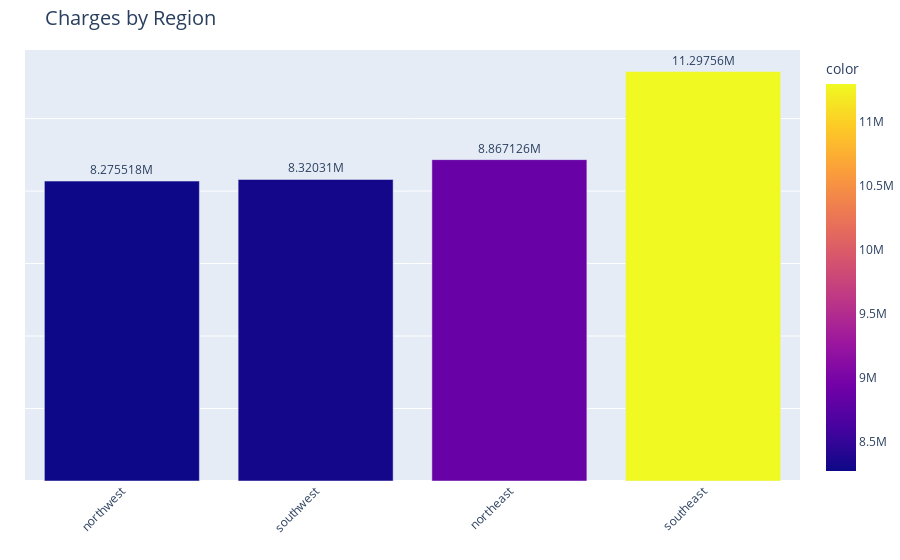

Notebook source saved alongside this figure:
### Code cell
# Ploting charges by region with plotly.express aka px???

fig = px.bar(charges, title='Charges by Region', color=charges, color_continuous_scale='plasma')
fig.update_layout(
    margin=dict(t=50, b=0, l=0, r=0),
    titlefont=dict(size=20),
    xaxis_tickangle=-45,  # Specify the angle at which x-axis labels are displayed
)
fig.update_yaxes(showticklabels=False, title=' ')
fig.update_xaxes(title=' ')
fig.update_traces(
    texttemplate='%{y}',  # Display y values as text on the bars
    textposition='outside',  # Position the text outside the bars
    hovertemplate='<b>%{x}</b><br>Charges: %{y}',  # Customize hover template
)
fig.show()

### Figure 1 — Plotly figure (JSON) as saved in the notebook; plotly's stock layout.template omitted (floating-point values rounded to 4 significant figures)
{"data": [{"alignmentgroup": "True", "hovertemplate": "<b>%{x}</b><br>Charges: %{y}", "legendgroup": "", "marker": {"color": [8276000.0, 8320000.0, 8867000.0, 11300000.0], "coloraxis": "coloraxis", "pattern": {"shape": ""}}, "name": "", "offsetgroup": "", "orientation": "v", "showlegend": false, "textposition": "outside", "texttemplate": "%{y}", "type": "bar", "x": ["northwest", "southwest", "northeast", "southeast"], "xaxis": "x", "y": [8276000.0, 8320000.0, 8867000.0, 11300000.0], "yaxis": "y"}], "layout": {"barmode": "relative", "coloraxis": {"colorbar": {"title": {"text": "color"}}, "colorscale": [[0, "#0d0887"], [0.1111, "#46039f"], [0.2222, "#7201a8"], [0.3333, "#9c179e"], [0.4444, "#bd3786"], [0.5556, "#d8576b"], [0.6667, "#ed7953"], [0.7778, "#fb9f3a"], [0.8889, "#fdca26"], [1, "#f0f921"]]}, "legend": {"tracegroupgap": 0}, "margin": {"b": 0, "l": 0, "r": 0, "t": 50}, "title": {"font": {"size": 20}, "text": "Charges by Region"}, "xaxis": {"anchor": "y", "domain": [0, 1], "tickangle": -45, "title": {"text": " "}}, "yaxis": {"anchor": "x", "domain": [0, 1], "showticklabels": false, "title": {"text": " "}}}}
